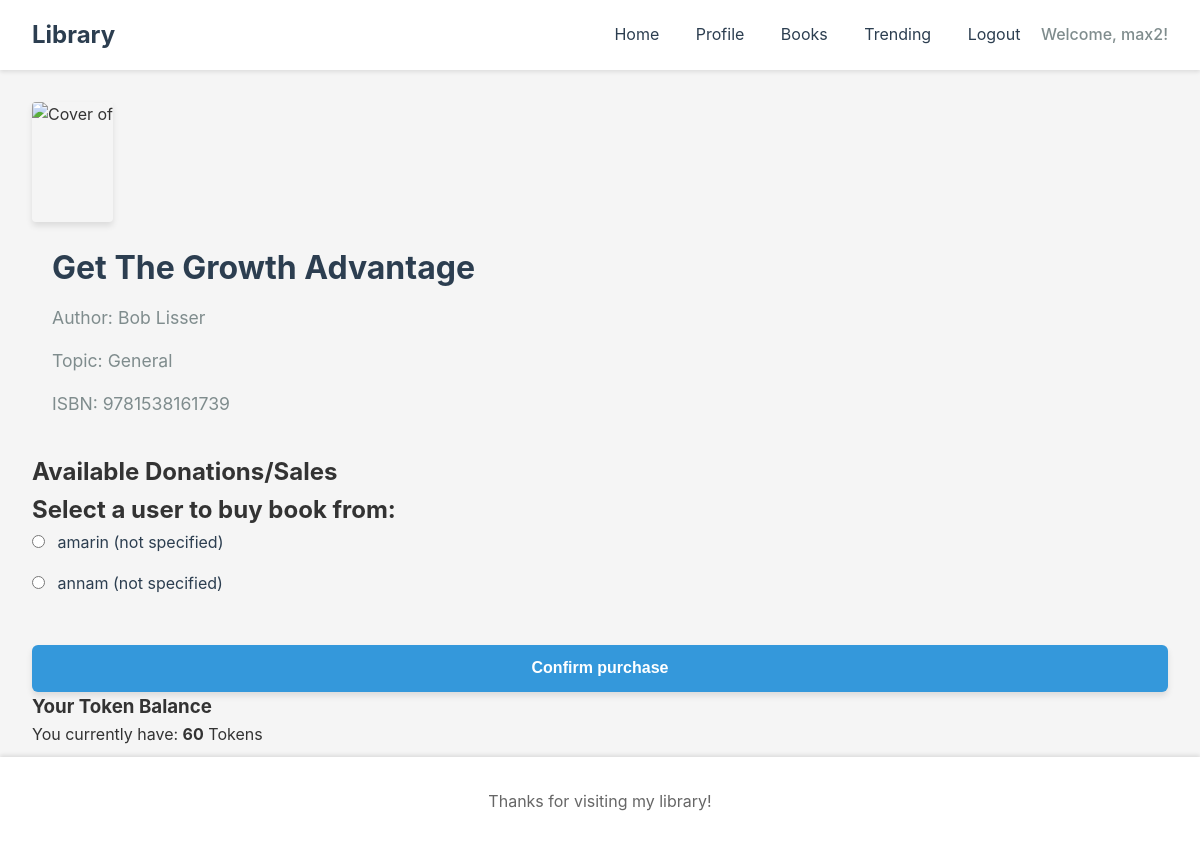
The page /books/9781538161739/buy/ (signed in) on the database its author committed.
### web/models.py (models this page shows, shortened)
class Book(models.Model):
    ISBN = models.CharField(max_length=13, primary_key=True)  # ISBN as unique identifier
    title = models.CharField(max_length=255, default="Unknown")
    author = models.CharField(max_length=255)
    topic = models.CharField(max_length=255)
    publish_date = models.DateField()
    base_price = models.IntegerField()  # Points as unit

class User(models.Model):
    userId = models.AutoField(primary_key=True)
    auth_user = models.OneToOneField(AuthUser, on_delete=models.CASCADE, related_name='custom_user', null=True)
    points = models.IntegerField(default=50)
    location = models.CharField(max_length=255, default="not specified")
    name = models.CharField(max_length=255, default="Anonymous")
    email = models.EmailField(unique=True)
    joined_date = models.DateTimeField(auto_now_add=True)
    profile_image = models.ImageField(upload_to='profile_images/', null=True, blank=True)
    description = models.TextField(blank=True, default="")

### web/views.py (the view, shortened to what this page needs)
# urls.py: path('books/<ISBN>/buy/', views.sale_detail, name='sale_detail'),
def sale_detail(request, ISBN):
    try:
        book = Book.objects.get(ISBN=ISBN)
    except Book.DoesNotExist:
        messages.error(request, f"Book with ISBN {ISBN} not found.")
        return redirect('book-trade')
    if hasattr(request.user, 'custom_user'):
        current_user = request.user.custom_user
    have_objects = Have.objects.filter(book=book).exclude(user=current_user).select_related('user')
    unique_users = {}
    for have in have_objects:
        if have.user.userId not in unique_users:
            unique_users[have.user.userId] = have.user
    users = list(unique_users.values())
    context = {
        'users': users,
        'book': book,
        'selected_user_id': None,
        'user_books': [],
        'user_tokens': current_user.points
    }
    return render(request, 'buy_form.html', context)

### web/templates/buy_form.html (shortened to what this page needs)
{% extends 'base.html' %}
{% load static %}
{% block content %}
<div class="buy-form-container">
<div class="book-cover-entry">
    <img src="https://covers.openlibrary.org/b/isbn/{{ book.ISBN }}-L.jpg"
         alt="Cover of {{ mybook.title }}"
         onload="if(this.naturalWidth === 1 && this.naturalHeight === 1) fetchGoogleBooksCover(this, '{{ book.ISBN }}');"
         onerror="fetchGoogleBooksCover(this, '{{ book.ISBN }}');">
</div>
<div class="book-info">
    <h1>Get {{ book.title }}</h1>
    <p>Author: {{ book.author }}</p>
    <p>Topic: {{ book.topic }}</p>
    <p>ISBN: {{ book.ISBN }}</p>
</div>
    <h2>Available Donations/Sales</h2>
    <form method="post" class="exchange-form">
        {% if not selected_user_id %}
            <h2>Select a user to buy book from:</h2>
            <ul class="user-list">
                {% for user in users %}
                <li>
                    <label>
                        <input type="radio" name="selected_user" value="{{ user.userId }}">
                        {{ user.name }} ({{ user.location }})
                    </label>
                </li>
                {% empty %}
                <li>No users available to exchange this book.</li>
                {% endfor %}
            </ul>
            <button type="submit" class="submit-button">Confirm purchase</button>
        {% endif %}
    </form>
    <section class="user-balance">
        <h3>Your Token Balance</h3>
        <p>You currently have: <strong>{{ user_tokens }}</strong> Tokens</p>
    </section>
</div>
{% endblock %}

### web/templates/base.html (shortened to what this page needs)
<!DOCTYPE html>
<html lang="en">
<head>
    <link rel="stylesheet" href="https://code.jquery.com/ui/1.13.2/themes/base/jquery-ui.css">
    {% load static %}
    <link rel="stylesheet" href="{% static 'style.css' %}">
</head>
<body>
    <header>
        <nav>
            <div class="logo">Library</div>
            <div class="nav-links">
                <a href="{% url 'home' %}">Home</a>
                {% if user.is_authenticated %}
                    <a href="{% url 'profile' %}">Profile</a>
                    <a href="{% url 'books' %}">Books</a>
                    <a href="{% url 'trending' %}">Trending</a>
                    <a href="{% url 'logout' %}">Logout</a>
                    <span class="user-greeting">Welcome, {{ user.username }}!</span>
                {% else %}
                    <a href="{% url 'login' %}">Login</a>
                    <a href="{% url 'register' %}">Register</a>
                {% endif %}
            </div>
        </nav>
    </header>
    <main>
        {% block content %}
        {% endblock %}
    </main>
    <footer>
        <p>Thanks for visiting my library!</p>
    </footer>
</body>
</html>

### web/static/style.css (style rules this page uses)
* { margin: 0; padding: 0; box-sizing: border-box; }
body { font-family: -apple-system, BlinkMacSystemFont, 'Segoe UI', Roboto, Oxygen, Ubuntu, sans-serif; line-height: 1.6; color: #333; background-color: #f5f5f5; }
.action-button, .review-button, .add-to-database-button, .submit-button { display: inline-block; padding: 0.75rem 1.5rem; background-color: #3498db; color: white; text-decoration: none; border-radius: 6px; font-size: 1rem; font-weight: 600; border: none; cursor: pointer; transition: background-color 0.3s, transform 0.2s; box-shadow: 0 4px 6px rgba(0, 0, 0, 0.1); }
.submit-button { width: 100%; padding: 0.9rem; margin-top: 1rem; }
header { background-color: #fff; box-shadow: 0 2px 4px rgba(0, 0, 0, 0.1); padding: 1rem 2rem; }
nav { display: flex; justify-content: space-between; align-items: center; max-width: 1200px; margin: 0 auto; }
.logo { font-size: 1.5rem; font-weight: bold; color: #2c3e50; }
.nav-links a { color: #2c3e50; text-decoration: none; margin-left: 2rem; transition: color 0.3s ease; }
.user-greeting { margin-left: 1rem; color: #7f8c8d; font-weight: 500; }
main { max-width: 1200px; margin: 2rem auto; padding: 0 2rem; margin-bottom: 100px; position: relative; z-index: 1; }
footer { text-align: center; padding: 2rem; background-color: #fff; color: #666; position: fixed; bottom: 0; width: 100%; box-shadow: 0 -2px 4px rgba(0, 0, 0, 0.1); z-index: 10; }
.book-cover-entry img { max-height: 240px; max-width: 160px; min-height: 120px; min-width: 80px; box-shadow: 0 4px 6px rgba(0,0,0,0.1); border-radius: 4px; object-fit: contain; }
.book-info { padding: 20px; }
.book-info h1 { font-size: 2rem; margin-bottom: 10px; color: #2c3e50; }
.book-info p { font-size: 1.1rem; color: #7f8c8d; margin-bottom: 15px; }
.user-list { list-style: none; padding: 0; margin-bottom: 2rem; }
.user-list li { margin-bottom: 1rem; }
.user-list label { font-size: 1rem; color: #2c3e50; }
.exchange-form input[type="radio"] { margin-right: 0.5rem; }

### rows shown on the page
Book: title "The Growth Advantage", author "Bob Lisser", topic "General", ISBN "9781538161739"
User: name "amarin", location "not specified"
User: name "annam", location "not specified"

### other values the page prints
{{ user.username }} "max2"
{{ user_tokens }} "60"
